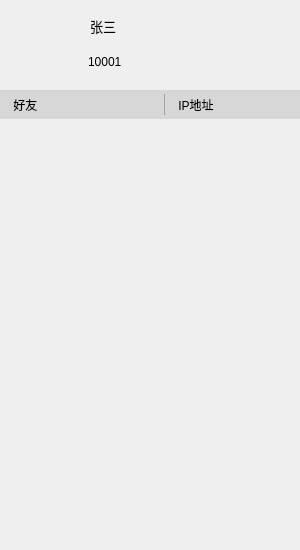
<?xml version="1.0" encoding="UTF-8"?>
<ui version="4.0">
 <class>Friend</class>
 <widget class="QWidget" name="Friend">
  <property name="geometry">
   <rect>
    <x>0</x>
    <y>0</y>
    <width>300</width>
    <height>550</height>
   </rect>
  </property>
  <property name="minimumSize">
   <size>
    <width>0</width>
    <height>0</height>
   </size>
  </property>
  <property name="maximumSize">
   <size>
    <width>16777215</width>
    <height>16777215</height>
   </size>
  </property>
  <property name="baseSize">
   <size>
    <width>0</width>
    <height>0</height>
   </size>
  </property>
  <property name="windowTitle">
   <string>Linpop</string>
  </property>
  <property name="styleSheet">
   <string notr="true">QScrollBar:vertical {
	width: 10px;
	border: 0px;
}

QScrollBar:vertical:hover {
	background: rgb(221,225,228);
}

QScrollBar::handle:vertical {
	background: rgb(198,201,203);
	border-radius:5px;
}

QScrollBar::add-line:vertical {
	border: 0px;
	height: 0px;
}

QScrollBar::sub-line:vertical {
	border:0px;
	height: 0px;
}

QScrollBar::up-arrow:vertical, QScrollBar::down-arrow:vertical {
	border: 0px;
}

QScrollBar::add-page:vertical{
	border-top-left-radius:5px;
	border-top-right-radius:5px;
}

QScrollBar::sub-page:vertical {
	border-bottom-left-radius:5px;
	border-bottom-right-radius:5px;
}

QScrollBar::add-page:vertical:hover, QScrollBar::sub-page:vertical:hover {
	background: rgb(221,225,228);
}

QScrollBar:horizontal {
	border: 0px;
	height: 10px;
}

QScrollBar::handle:horizontal {
	background: rgba(69,124,216,150);
}

QScrollBar::add-line:horizontal {
	border: 0px;
	width: 0px;
}

QScrollBar::sub-line:horizontal {
	border:0px;
	width: 0px;
}

QScrollBar::up-arrow:horizontal, QScrollBar::down-arrow:horizontal {
	border: 0px;
}

QScrollBar::add-page:horizontal, QScrollBar::sub-page:horizontal {
	background: rgba(0,0,0,0);
}
</string>
  </property>
  <layout class="QVBoxLayout" name="verticalLayout">
   <property name="leftMargin">
    <number>0</number>
   </property>
   <property name="topMargin">
    <number>0</number>
   </property>
   <property name="rightMargin">
    <number>0</number>
   </property>
   <property name="bottomMargin">
    <number>0</number>
   </property>
   <item>
    <widget class="QWidget" name="verticalWidget" native="true">
     <property name="sizePolicy">
      <sizepolicy hsizetype="Preferred" vsizetype="Preferred">
       <horstretch>0</horstretch>
       <verstretch>0</verstretch>
      </sizepolicy>
     </property>
     <layout class="QVBoxLayout" name="verticalLayout_4">
      <property name="spacing">
       <number>0</number>
      </property>
      <property name="leftMargin">
       <number>0</number>
      </property>
      <property name="topMargin">
       <number>0</number>
      </property>
      <property name="rightMargin">
       <number>0</number>
      </property>
      <property name="bottomMargin">
       <number>0</number>
      </property>
      <item>
       <widget class="QWidget" name="horizontalWidget" native="true">
        <property name="sizePolicy">
         <sizepolicy hsizetype="Expanding" vsizetype="Preferred">
          <horstretch>0</horstretch>
          <verstretch>0</verstretch>
         </sizepolicy>
        </property>
        <property name="minimumSize">
         <size>
          <width>0</width>
          <height>90</height>
         </size>
        </property>
        <property name="maximumSize">
         <size>
          <width>16777215</width>
          <height>90</height>
         </size>
        </property>
        <property name="styleSheet">
         <string notr="true">#horizontalWidget {
	background-image: url(:/friend/bg.png) 0 72 0 36;
}</string>
        </property>
        <layout class="QHBoxLayout" name="horizontalLayout">
         <property name="spacing">
          <number>11</number>
         </property>
         <property name="sizeConstraint">
          <enum>QLayout::SetMaximumSize</enum>
         </property>
         <property name="leftMargin">
          <number>16</number>
         </property>
         <property name="topMargin">
          <number>8</number>
         </property>
         <property name="rightMargin">
          <number>0</number>
         </property>
         <property name="bottomMargin">
          <number>8</number>
         </property>
         <item>
          <widget class="QPushButton" name="iconButton">
           <property name="enabled">
            <bool>true</bool>
           </property>
           <property name="sizePolicy">
            <sizepolicy hsizetype="Preferred" vsizetype="Preferred">
             <horstretch>0</horstretch>
             <verstretch>0</verstretch>
            </sizepolicy>
           </property>
           <property name="minimumSize">
            <size>
             <width>60</width>
             <height>60</height>
            </size>
           </property>
           <property name="maximumSize">
            <size>
             <width>60</width>
             <height>60</height>
            </size>
           </property>
           <property name="styleSheet">
            <string notr="true">QPushButton#iconButton {
    border-image: url(://icon/icon1.png);
	background-color: rgba(255, 255, 255, 0);
	border-radius: 3px;
}

QPushButton#iconButton:focus {
	border:3px solid rgb(213, 213, 213);
	border-radius: 12px;
}

QPushButton#iconButton:hover {
	border:3px solid rgba(0, 0, 0, 100);
	border-radius: 12px;
}
</string>
           </property>
           <property name="text">
            <string/>
           </property>
          </widget>
         </item>
         <item>
          <widget class="QWidget" name="horizontalWidget_2" native="true">
           <property name="autoFillBackground">
            <bool>false</bool>
           </property>
           <property name="styleSheet">
            <string notr="true"/>
           </property>
           <layout class="QVBoxLayout" name="verticalLayout_3">
            <property name="spacing">
             <number>0</number>
            </property>
            <property name="leftMargin">
             <number>1</number>
            </property>
            <property name="topMargin">
             <number>2</number>
            </property>
            <property name="rightMargin">
             <number>1</number>
            </property>
            <property name="bottomMargin">
             <number>0</number>
            </property>
            <item>
             <widget class="QLineEdit" name="nameEdit">
              <property name="sizePolicy">
               <sizepolicy hsizetype="Preferred" vsizetype="Preferred">
                <horstretch>0</horstretch>
                <verstretch>0</verstretch>
               </sizepolicy>
              </property>
              <property name="minimumSize">
               <size>
                <width>130</width>
                <height>25</height>
               </size>
              </property>
              <property name="maximumSize">
               <size>
                <width>130</width>
                <height>25</height>
               </size>
              </property>
              <property name="acceptDrops">
               <bool>false</bool>
              </property>
              <property name="styleSheet">
               <string notr="true">QLineEdit {
	font-size: 10pt;
	background-color: rgba(255, 255, 255, 0);
	border:none;
	border-radius:2px;
}

QLineEdit:focus{
	background-color: rgba(255, 255, 255);
	border:1px solid rgb(213, 213, 213);
}

QLineEdit:hover{
	 border:1px solid rgba(0, 0, 0, 100);
}</string>
              </property>
              <property name="text">
               <string>张三</string>
              </property>
              <property name="maxLength">
               <number>15</number>
              </property>
             </widget>
            </item>
            <item>
             <widget class="QLabel" name="idLabel">
              <property name="minimumSize">
               <size>
                <width>130</width>
                <height>25</height>
               </size>
              </property>
              <property name="maximumSize">
               <size>
                <width>130</width>
                <height>25</height>
               </size>
              </property>
              <property name="text">
               <string>10001</string>
              </property>
             </widget>
            </item>
           </layout>
          </widget>
         </item>
         <item>
          <spacer name="horizontalSpacer">
           <property name="orientation">
            <enum>Qt::Horizontal</enum>
           </property>
           <property name="sizeHint" stdset="0">
            <size>
             <width>40</width>
             <height>20</height>
            </size>
           </property>
          </spacer>
         </item>
        </layout>
       </widget>
      </item>
      <item>
       <widget class="QWidget" name="horizontalWidget_3" native="true">
        <property name="sizePolicy">
         <sizepolicy hsizetype="Expanding" vsizetype="Preferred">
          <horstretch>0</horstretch>
          <verstretch>0</verstretch>
         </sizepolicy>
        </property>
        <property name="minimumSize">
         <size>
          <width>0</width>
          <height>29</height>
         </size>
        </property>
        <property name="maximumSize">
         <size>
          <width>16777215</width>
          <height>29</height>
         </size>
        </property>
        <property name="styleSheet">
         <string notr="true">#horizontalWidget_3 {
	background-color: rgb(215, 215, 215);
}

#horizontalWidget_3 QLabel {
	background-color: rgba(0, 0, 0, 0);
}

QLabel#label_3 {
	border: 2px;
	border-right-color: rgba(0, 0, 0, 0);
}</string>
        </property>
        <layout class="QHBoxLayout" name="horizontalLayout_2">
         <property name="spacing">
          <number>0</number>
         </property>
         <property name="leftMargin">
          <number>0</number>
         </property>
         <property name="topMargin">
          <number>1</number>
         </property>
         <property name="rightMargin">
          <number>0</number>
         </property>
         <property name="bottomMargin">
          <number>1</number>
         </property>
         <item>
          <widget class="QLabel" name="label">
           <property name="minimumSize">
            <size>
             <width>80</width>
             <height>0</height>
            </size>
           </property>
           <property name="maximumSize">
            <size>
             <width>80</width>
             <height>16777215</height>
            </size>
           </property>
           <property name="styleSheet">
            <string notr="true"/>
           </property>
           <property name="text">
            <string>    好友</string>
           </property>
           <property name="alignment">
            <set>Qt::AlignLeading|Qt::AlignLeft|Qt::AlignVCenter</set>
           </property>
          </widget>
         </item>
         <item>
          <widget class="QLabel" name="label_3">
           <property name="sizePolicy">
            <sizepolicy hsizetype="Expanding" vsizetype="Preferred">
             <horstretch>0</horstretch>
             <verstretch>0</verstretch>
            </sizepolicy>
           </property>
           <property name="minimumSize">
            <size>
             <width>0</width>
             <height>21</height>
            </size>
           </property>
           <property name="maximumSize">
            <size>
             <width>16777215</width>
             <height>21</height>
            </size>
           </property>
           <property name="styleSheet">
            <string notr="true">border-right:1px solid rgba(0, 0, 0, 60);</string>
           </property>
           <property name="text">
            <string/>
           </property>
          </widget>
         </item>
         <item>
          <widget class="QLabel" name="label_2">
           <property name="minimumSize">
            <size>
             <width>135</width>
             <height>0</height>
            </size>
           </property>
           <property name="maximumSize">
            <size>
             <width>135</width>
             <height>16777215</height>
            </size>
           </property>
           <property name="text">
            <string>    IP地址</string>
           </property>
           <property name="alignment">
            <set>Qt::AlignLeading|Qt::AlignLeft|Qt::AlignVCenter</set>
           </property>
          </widget>
         </item>
        </layout>
       </widget>
      </item>
      <item>
       <widget class="QWidget" name="friendWidget" native="true">
        <property name="sizePolicy">
         <sizepolicy hsizetype="Expanding" vsizetype="Expanding">
          <horstretch>0</horstretch>
          <verstretch>0</verstretch>
         </sizepolicy>
        </property>
        <property name="maximumSize">
         <size>
          <width>16777215</width>
          <height>16777215</height>
         </size>
        </property>
        <layout class="QVBoxLayout" name="verticalLayout_2">
         <property name="leftMargin">
          <number>4</number>
         </property>
         <property name="topMargin">
          <number>4</number>
         </property>
         <property name="rightMargin">
          <number>4</number>
         </property>
         <property name="bottomMargin">
          <number>0</number>
         </property>
        </layout>
       </widget>
      </item>
     </layout>
    </widget>
   </item>
  </layout>
 </widget>
 <resources/>
 <connections/>
</ui>
